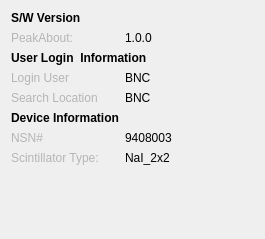
<?xml version="1.0" encoding="UTF-8"?>
<ui version="4.0">
 <class>SwVersionDialog</class>
 <widget class="QWidget" name="SwVersionDialog">
  <property name="geometry">
   <rect>
    <x>0</x>
    <y>0</y>
    <width>265</width>
    <height>239</height>
   </rect>
  </property>
  <property name="windowTitle">
   <string>Form</string>
  </property>
  <layout class="QFormLayout" name="formLayout">
   <item row="0" column="0">
    <widget class="QLabel" name="label">
     <property name="font">
      <font>
       <weight>75</weight>
       <bold>true</bold>
      </font>
     </property>
     <property name="text">
      <string>S/W Version</string>
     </property>
    </widget>
   </item>
   <item row="1" column="0">
    <widget class="QLabel" name="label_2">
     <property name="styleSheet">
      <string notr="true">color: #b5b5b6;</string>
     </property>
     <property name="text">
      <string>PeakAbout:</string>
     </property>
    </widget>
   </item>
   <item row="1" column="1">
    <widget class="QLabel" name="version">
     <property name="text">
      <string>1.0.0</string>
     </property>
    </widget>
   </item>
   <item row="3" column="0">
    <widget class="QLabel" name="label_5">
     <property name="styleSheet">
      <string notr="true">color: #b5b5b6;</string>
     </property>
     <property name="text">
      <string>Login User</string>
     </property>
    </widget>
   </item>
   <item row="3" column="1">
    <widget class="QLabel" name="user">
     <property name="text">
      <string>BNC</string>
     </property>
    </widget>
   </item>
   <item row="4" column="0">
    <widget class="QLabel" name="label_7">
     <property name="styleSheet">
      <string notr="true">color: #b5b5b6;</string>
     </property>
     <property name="text">
      <string>Search Location</string>
     </property>
    </widget>
   </item>
   <item row="4" column="1">
    <widget class="QLabel" name="location">
     <property name="text">
      <string>BNC</string>
     </property>
    </widget>
   </item>
   <item row="6" column="0">
    <widget class="QLabel" name="label_9">
     <property name="styleSheet">
      <string notr="true">color: #b5b5b6;</string>
     </property>
     <property name="text">
      <string>NSN#</string>
     </property>
    </widget>
   </item>
   <item row="7" column="0">
    <widget class="QLabel" name="label_10">
     <property name="styleSheet">
      <string notr="true">color: #b5b5b6;</string>
     </property>
     <property name="text">
      <string>Scintillator Type:</string>
     </property>
    </widget>
   </item>
   <item row="7" column="1">
    <widget class="QLabel" name="detectorType">
     <property name="text">
      <string>NaI_2x2</string>
     </property>
    </widget>
   </item>
   <item row="6" column="1">
    <widget class="QLabel" name="serial">
     <property name="text">
      <string>9408003</string>
     </property>
    </widget>
   </item>
   <item row="2" column="0" colspan="2">
    <widget class="QLabel" name="label_4">
     <property name="font">
      <font>
       <weight>75</weight>
       <bold>true</bold>
      </font>
     </property>
     <property name="text">
      <string>User Login  Information</string>
     </property>
    </widget>
   </item>
   <item row="5" column="0">
    <widget class="QLabel" name="label_3">
     <property name="font">
      <font>
       <weight>75</weight>
       <bold>true</bold>
      </font>
     </property>
     <property name="text">
      <string>Device Information</string>
     </property>
    </widget>
   </item>
  </layout>
 </widget>
 <resources/>
 <connections/>
</ui>
